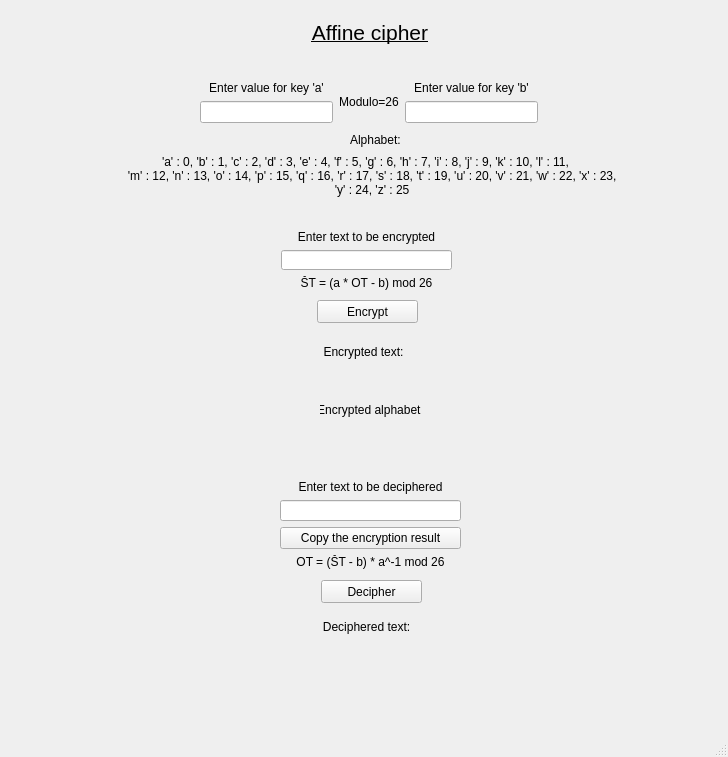
<?xml version="1.0" encoding="UTF-8"?>
<ui version="4.0">
 <class>MainWindow</class>
 <widget class="QMainWindow" name="MainWindow">
  <property name="geometry">
   <rect>
    <x>0</x>
    <y>0</y>
    <width>728</width>
    <height>757</height>
   </rect>
  </property>
  <property name="windowTitle">
   <string>MainWindow</string>
  </property>
  <widget class="QWidget" name="centralwidget">
   <widget class="QLabel" name="appTitle">
    <property name="geometry">
     <rect>
      <x>310</x>
      <y>20</y>
      <width>120</width>
      <height>25</height>
     </rect>
    </property>
    <property name="font">
     <font>
      <pointsize>16</pointsize>
      <underline>true</underline>
     </font>
    </property>
    <property name="layoutDirection">
     <enum>Qt::LeftToRight</enum>
    </property>
    <property name="text">
     <string>Affine cipher</string>
    </property>
    <property name="alignment">
     <set>Qt::AlignCenter</set>
    </property>
   </widget>
   <widget class="QPushButton" name="encrypt_btn">
    <property name="geometry">
     <rect>
      <x>317</x>
      <y>300</y>
      <width>101</width>
      <height>23</height>
     </rect>
    </property>
    <property name="text">
     <string>Encrypt</string>
    </property>
   </widget>
   <widget class="QPushButton" name="decipher_btn">
    <property name="geometry">
     <rect>
      <x>321</x>
      <y>580</y>
      <width>101</width>
      <height>23</height>
     </rect>
    </property>
    <property name="text">
     <string>Decipher</string>
    </property>
   </widget>
   <widget class="QWidget" name="layoutWidget">
    <property name="geometry">
     <rect>
      <x>200</x>
      <y>80</y>
      <width>338</width>
      <height>43</height>
     </rect>
    </property>
    <layout class="QHBoxLayout" name="horizontalLayout">
     <item>
      <layout class="QVBoxLayout" name="verticalLayout">
       <item>
        <widget class="QLabel" name="keyA_label">
         <property name="text">
          <string>Enter value for key 'a'</string>
         </property>
         <property name="alignment">
          <set>Qt::AlignCenter</set>
         </property>
        </widget>
       </item>
       <item>
        <widget class="QLineEdit" name="keyA_input"/>
       </item>
      </layout>
     </item>
     <item>
      <widget class="QLabel" name="modulo_label">
       <property name="text">
        <string>Modulo=26</string>
       </property>
       <property name="alignment">
        <set>Qt::AlignCenter</set>
       </property>
      </widget>
     </item>
     <item>
      <layout class="QVBoxLayout" name="verticalLayout_2">
       <item>
        <widget class="QLabel" name="keyB_label">
         <property name="text">
          <string>Enter value for key 'b'</string>
         </property>
         <property name="alignment">
          <set>Qt::AlignCenter</set>
         </property>
        </widget>
       </item>
       <item>
        <widget class="QLineEdit" name="keyB_input"/>
       </item>
      </layout>
     </item>
    </layout>
   </widget>
   <widget class="QWidget" name="layoutWidget">
    <property name="geometry">
     <rect>
      <x>281</x>
      <y>230</y>
      <width>171</width>
      <height>60</height>
     </rect>
    </property>
    <layout class="QVBoxLayout" name="verticalLayout_3">
     <item>
      <widget class="QLabel" name="prompt_for_encryption">
       <property name="text">
        <string>Enter text to be encrypted</string>
       </property>
       <property name="alignment">
        <set>Qt::AlignCenter</set>
       </property>
      </widget>
     </item>
     <item>
      <widget class="QLineEdit" name="encrypt_input"/>
     </item>
     <item>
      <widget class="QLabel" name="encrypt_formula">
       <property name="text">
        <string>ŠT = (a * OT - b) mod 26</string>
       </property>
       <property name="alignment">
        <set>Qt::AlignCenter</set>
       </property>
      </widget>
     </item>
    </layout>
   </widget>
   <widget class="QWidget" name="layoutWidget">
    <property name="geometry">
     <rect>
      <x>18</x>
      <y>340</y>
      <width>691</width>
      <height>51</height>
     </rect>
    </property>
    <layout class="QVBoxLayout" name="verticalLayout_5">
     <item>
      <widget class="QLabel" name="default_text_encrypt">
       <property name="text">
        <string>Encrypted text:</string>
       </property>
       <property name="alignment">
        <set>Qt::AlignCenter</set>
       </property>
      </widget>
     </item>
     <item>
      <widget class="QLabel" name="encrypt_result">
       <property name="text">
        <string/>
       </property>
       <property name="alignment">
        <set>Qt::AlignCenter</set>
       </property>
      </widget>
     </item>
    </layout>
   </widget>
   <widget class="QWidget" name="layoutWidget">
    <property name="geometry">
     <rect>
      <x>280</x>
      <y>480</y>
      <width>181</width>
      <height>89</height>
     </rect>
    </property>
    <layout class="QVBoxLayout" name="verticalLayout_4">
     <item>
      <widget class="QLabel" name="prompt_for_decipher">
       <property name="text">
        <string>Enter text to be deciphered</string>
       </property>
       <property name="alignment">
        <set>Qt::AlignCenter</set>
       </property>
      </widget>
     </item>
     <item>
      <widget class="QLineEdit" name="decipher_input"/>
     </item>
     <item>
      <widget class="QPushButton" name="copy_btn">
       <property name="text">
        <string>Copy the encryption result</string>
       </property>
      </widget>
     </item>
     <item>
      <widget class="QLabel" name="decipher_formula">
       <property name="text">
        <string>OT = (ŠT - b) * a^-1 mod 26</string>
       </property>
       <property name="alignment">
        <set>Qt::AlignCenter</set>
       </property>
      </widget>
     </item>
    </layout>
   </widget>
   <widget class="QWidget" name="layoutWidget">
    <property name="geometry">
     <rect>
      <x>21</x>
      <y>620</y>
      <width>691</width>
      <height>34</height>
     </rect>
    </property>
    <layout class="QVBoxLayout" name="verticalLayout_6">
     <item>
      <widget class="QLabel" name="default_text_decipher">
       <property name="text">
        <string>Deciphered text:</string>
       </property>
       <property name="alignment">
        <set>Qt::AlignCenter</set>
       </property>
      </widget>
     </item>
     <item>
      <widget class="QLabel" name="decipher_result">
       <property name="text">
        <string/>
       </property>
       <property name="alignment">
        <set>Qt::AlignCenter</set>
       </property>
      </widget>
     </item>
    </layout>
   </widget>
   <widget class="QLabel" name="alphabet">
    <property name="geometry">
     <rect>
      <x>60</x>
      <y>150</y>
      <width>611</width>
      <height>51</height>
     </rect>
    </property>
    <property name="text">
     <string>'a' : 0, 'b' : 1, 'c' : 2, 'd' : 3, 'e' : 4, 'f' : 5, 'g' : 6, 'h' : 7, 'i' : 8, 'j' : 9, 'k' : 10, 'l' : 11,
    'm' : 12, 'n' : 13, 'o' : 14, 'p' : 15, 'q' : 16, 'r' : 17, 's' : 18, 't' : 19, 'u' : 20, 'v' : 21, 'w' : 22, 'x' : 23,
    'y' : 24, 'z' : 25</string>
    </property>
    <property name="alignment">
     <set>Qt::AlignCenter</set>
    </property>
   </widget>
   <widget class="QLabel" name="encryptedAlphabet">
    <property name="geometry">
     <rect>
      <x>20</x>
      <y>430</y>
      <width>681</width>
      <height>41</height>
     </rect>
    </property>
    <property name="text">
     <string/>
    </property>
    <property name="alignment">
     <set>Qt::AlignCenter</set>
    </property>
   </widget>
   <widget class="QLabel" name="alph2">
    <property name="geometry">
     <rect>
      <x>320</x>
      <y>400</y>
      <width>101</width>
      <height>20</height>
     </rect>
    </property>
    <property name="text">
     <string>Encrypted alphabet:</string>
    </property>
    <property name="alignment">
     <set>Qt::AlignCenter</set>
    </property>
   </widget>
   <widget class="QLabel" name="alph1">
    <property name="geometry">
     <rect>
      <x>350</x>
      <y>130</y>
      <width>51</width>
      <height>20</height>
     </rect>
    </property>
    <property name="text">
     <string>Alphabet:</string>
    </property>
   </widget>
  </widget>
  <widget class="QMenuBar" name="menubar">
   <property name="geometry">
    <rect>
     <x>0</x>
     <y>0</y>
     <width>728</width>
     <height>21</height>
    </rect>
   </property>
  </widget>
  <widget class="QStatusBar" name="statusbar"/>
 </widget>
 <resources/>
 <connections/>
</ui>
